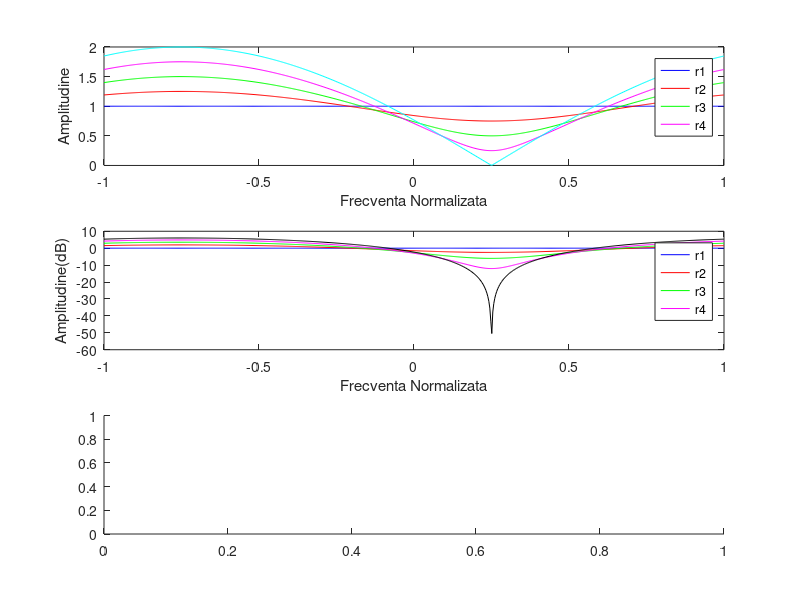

MATLAB code to generate this figure: (Note: this script raises an error after producing the figure.)
%% Filtre FIR de ordinul 1
clc; clear all; close all;

%% Subpunctul a)
theta = pi/4;

r1 = 0;
r2 = 0.25;
r3 = 0.5;
r4 = 0.75;
r5 = 1;
w = -pi: 0.01:pi;

b1 = [1 (-r1)*exp(j*theta)];
H1 = freqz(b1,1,w);

b2 = [1 (-r2)*exp(j*theta)];
H2 = freqz(b2,1,w);

b3 = [1 (-r3)*exp(j*theta)];
H3 = freqz(b3,1,w);

b4 = [1 (-r4)*exp(j*theta)];
H4 = freqz(b4,1,w);

b5 = [1 (-r5)*exp(j*theta)];
H5 = freqz(b5,1,w);

w = w/pi;

figure(1)
subplot(3,1,1)
plot(w,abs(H1),'b')
hold on
plot(w,abs(H2),'r')
hold on
plot(w,abs(H3),'g')
hold on
plot(w,abs(H4),'m')
hold on
plot(w,abs(H5),'c')
xlabel('Frecventa Normalizata')
ylabel('Amplitudine')
legend('r1','r2','r3','r4')
hold off

subplot(3,1,2)
plot(w,20*log10(abs(H1)),'b')
hold on
plot(w,20*log10(abs(H2)),'r')
hold on
plot(w,20*log10(abs(H3)),'g')
hold on
plot(w,20*log10(abs(H4)),'m')
hold on
plot(w,20*log10(abs(H5)),'k')
xlabel('Frecventa Normalizata')
ylabel('Amplitudine(dB)')
legend('r1','r2','r3','r4')
hold off

subplot(3,1,3)
plot(w,phase(H1),'b')
hold on
plot(w,phase(H2),'r')
hold on
plot(w,phase(H3),'g')
hold on
plot(w,phase(H4),'m')
hold on
plot(w,phase(H5),'k')
xlabel('Frecventa Normalizata')
ylabel('Faza')
legend('r1','r2','r3','r4')
hold off

figure(2)
zplane(b1,1)
hold on
zplane(b2,1)
hold on
zplane(b3,1)
hold on
zplane(b4,1)
hold on
zplane(b5,1)
title("Diagrama poli-zerouri")
xlim([-2 2])
ylim([-2 2])
hold off 


% Din grafice reiese ca daca valoarea lui r creste, atenuarea
% este din ce in ce mai vizibila; atenuarea cea mai considerabila
% producandu-se in jurul lui theta = pi/4 considerat. Graficul amplitudinii
% in dB, evidentiaza mult mai bine acest fenomen decat garficul la scara
% liniara.

%% Subpunctul b)

theta1 = pi/2;
w1 = -pi:0.01:pi;

b1_1= [1 (-r1)*exp(j*theta1)];
H1_1 = freqz(b1_1,1,w1);

b2_1 = [1 (-r2)*exp(j*theta1)];
H2_1 = freqz(b2_1,1,w1);

b3_1 = [1 (-r3)*exp(j*theta1)];
H3_1 = freqz(b3_1,1,w1);

b4_1 = [1 (-r4)*exp(j*theta1)];
H4_1 = freqz(b4_1,1,w1);

b5_1 = [1 (-r5)*exp(j*theta1)];
H5_1 = freqz(b5_1,1,w1);

w1 = w1/pi;
figure(3)
subplot(3,1,1)
plot(w1,abs(H1_1),'b')
hold on
plot(w1,abs(H2_1),'r')
hold on
plot(w1,abs(H3_1),'g')
hold on
plot(w1,abs(H4_1),'m')
hold on
plot(w1,abs(H5_1),'c')
xlabel('Frecventa Normalizata')
ylabel('Amplitudine')
legend('r1','r2','r3','r4')
hold off

subplot(3,1,2)
plot(w1,20*log10(abs(H1_1)),'b')
hold on
plot(w1,20*log10(abs(H2_1)),'r')
hold on
plot(w1,20*log10(abs(H3_1)),'g')
hold on
plot(w1,20*log10(abs(H4_1)),'m')
hold on
plot(w1,20*log10(abs(H5_1)),'k')
xlabel('Frecventa Normalizata')
ylabel('Amplitudine(dB)')
legend('r1','r2','r3','r4')
hold off

subplot(3,1,3)
plot(w1,phase(H1_1),'b')
hold on
plot(w1,phase(H2_1),'r')
hold on
plot(w1,phase(H3_1),'g')
hold on
plot(w1,phase(H4_1),'m')
hold on
plot(w1,phase(H5_1),'k')
xlabel('Frecventa Normalizata')
ylabel('Faza')
legend('r1','r2','r3','r4')
hold off

figure(4)
zplane(b1_1,1)
hold on
zplane(b2_1,1)
hold on
zplane(b3_1,1)
hold on
zplane(b4_1,1)
hold on
zplane(b5_1,1)
title("Diagrama poli-zerouri")
xlim([-2 2])
ylim([-2 2])
hold off 

% Acest subpunct confirma concluzia initiala, referitoare producerea
% atenuarii puternice in jurul lui theta (de aceasta data fiind egal cu 
% pi/2). Daca comparam cele 2 figuri obtinute, vom observa un cadru
% similar, diferenta fiind produsa la nivelul punctului in care atenuarea
% este cea mai pronuntata ( in 1/4 in primul caz, respectiv 1/2 al doilea 
% caz)

